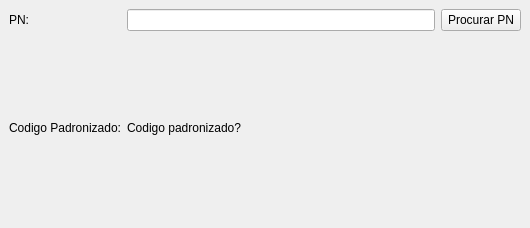
<?xml version="1.0" encoding="UTF-8"?>
<ui version="4.0">
 <class>MainWindow</class>
 <widget class="QMainWindow" name="MainWindow">
  <property name="geometry">
   <rect>
    <x>0</x>
    <y>0</y>
    <width>530</width>
    <height>228</height>
   </rect>
  </property>
  <property name="windowTitle">
   <string>Code Description Manager v0.01</string>
  </property>
  <widget class="QWidget" name="centralwidget">
   <layout class="QGridLayout" name="gridLayout">
    <item row="1" column="0">
     <widget class="QLabel" name="label">
      <property name="text">
       <string>PN:</string>
      </property>
     </widget>
    </item>
    <item row="1" column="1">
     <widget class="QLineEdit" name="lineEdit_PN"/>
    </item>
    <item row="1" column="2">
     <widget class="QPushButton" name="pushButton_Buscar">
      <property name="text">
       <string>Procurar PN</string>
      </property>
     </widget>
    </item>
    <item row="2" column="0">
     <widget class="QLabel" name="label_2">
      <property name="text">
       <string>Codigo Padronizado:</string>
      </property>
     </widget>
    </item>
    <item row="2" column="1" colspan="2">
     <widget class="QLabel" name="label_resultado_padronizado">
      <property name="text">
       <string>Codigo padronizado?</string>
      </property>
     </widget>
    </item>
   </layout>
  </widget>
 </widget>
 <resources/>
 <connections/>
</ui>
